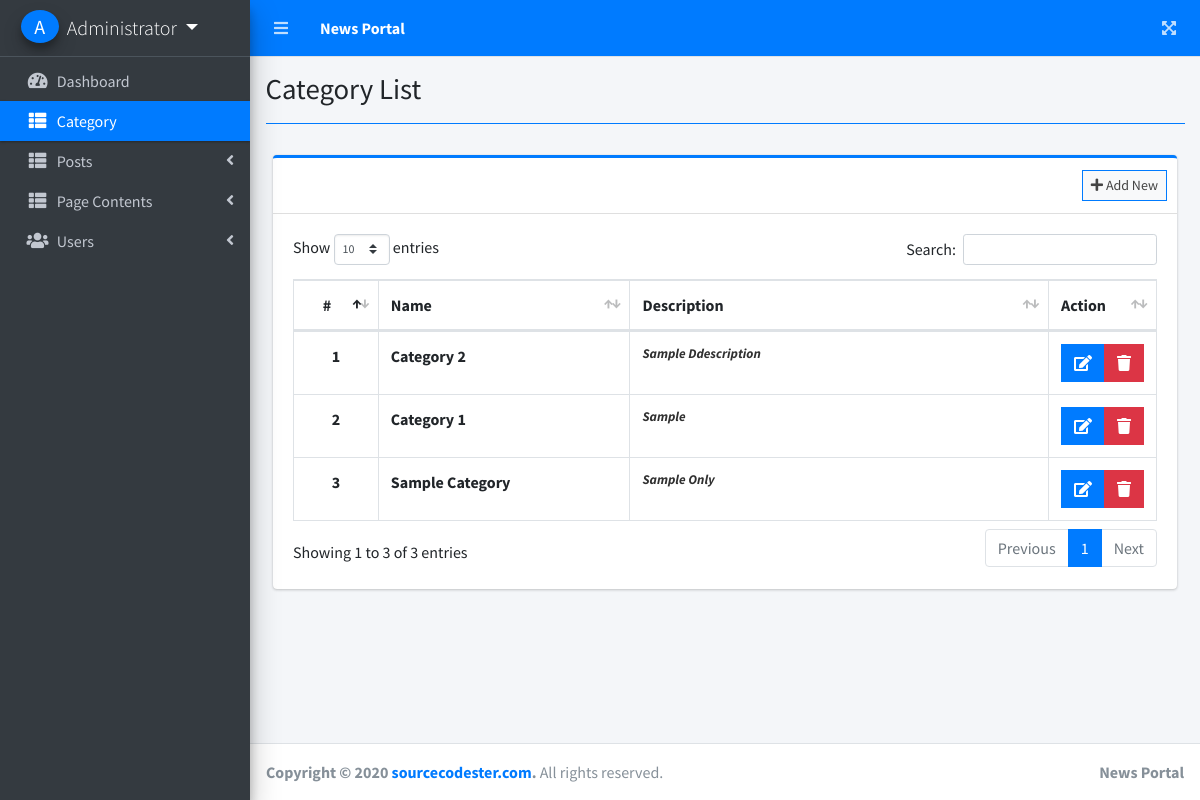
Page /admin/index.php?page=category_list (signed in) on the committed database.
### tables this page shows
CREATE TABLE `category_list` (
  `id` int(30) NOT NULL,
  `category` text NOT NULL,
  `description` text NOT NULL,
  `date_created` datetime NOT NULL DEFAULT current_timestamp()
);

### admin/category_list.php (the view, shortened to what this page needs)
<?php include'db_connect.php' ?>
<div class="col-lg-12">
	<div class="card card-outline card-primary">
		<div class="card-header">
			<div class="card-tools">
				<button class="btn btn-block btn-sm btn-default btn-flat border-primary" type="button" id="manage_category"><i class="fa fa-plus"></i> Add New</button>
			</div>
		</div>
		<div class="card-body">
			<table class="table tabe-hover table-bordered" id="list">
				<colgroup>
					<col width="10%">
					<col width="30%">
					<col width="50%">
					<col width="10%">
				</colgroup>
				<thead>
					<tr>
						<th class="text-center">#</th>
						<th>Name</th>
						<th>Description</th>
						<th>Action</th>
					</tr>
				</thead>
				<tbody>
					<?php
					$i = 1;
					$qry = $conn->query("SELECT * FROM category_list order by unix_timestamp(date_created) desc ");
					while($row= $qry->fetch_assoc()):
					?>
					<tr>
						<th class="text-center"><?php echo $i++ ?></th>
						<td><b><?php echo ucwords($row['category']) ?></b></td>
						<td><b class="truncate"><?php echo ($row['description']) ?></b></td>
						<td class="text-center">
		                    <div class="btn-group">
		                        <button data-id="<?php echo $row['id'] ?>" class="btn btn-primary btn-flat edit_category" type="button">
		                          <i class="fas fa-edit"></i>
		                        </button>
		                        <button type="button" class="btn btn-danger btn-flat delete_category" data-id="<?php echo $row['id'] ?>">
		                          <i class="fas fa-trash"></i>
		                        </button>
	                      </div>
						</td>
					</tr>
				<?php endwhile; ?>
				</tbody>
			</table>
		</div>
	</div>
</div>

### rows in the picture
category_list: category "Category 2", description "Sample Ddescription"
category_list: category "Category 1", description "Sample"
category_list: category "Sample Category", description "Sample Only"

### other values in the picture
substr($_SESSION['login_name'], 0,1) "A"
$_SESSION['login_name'] "Administrator"
$title "Category List"
